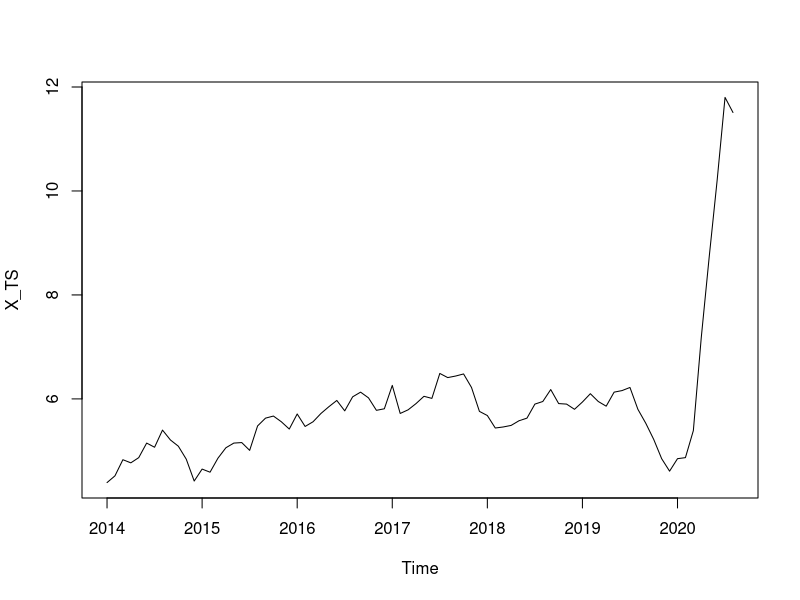
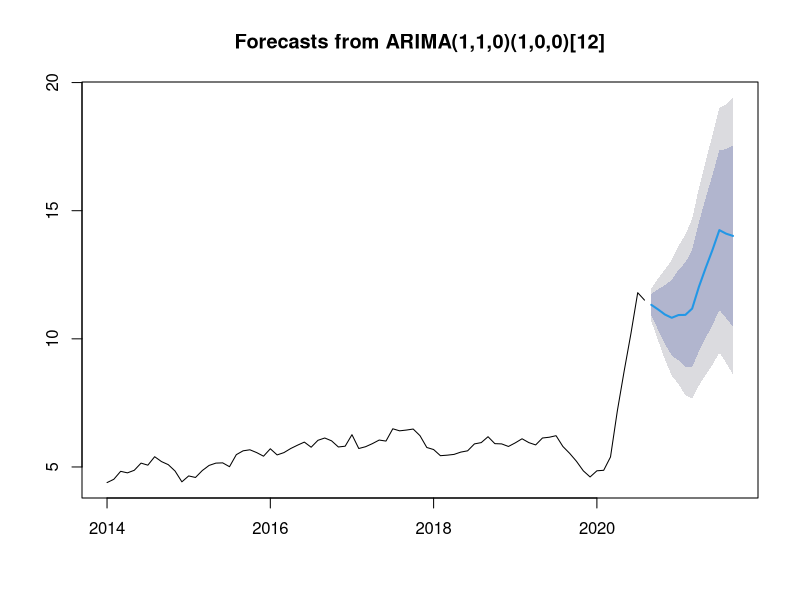

Here is the R script that generated these plots, in order:


data = read.csv('Timeseries Data.csv')


X = data[,2]

install.packages('forecast')
library(forecast)

X_TS  = ts(X, frequency = 12, start = c(2014,1))
plot(X_TS)


#x only
mod = auto.arima(X_TS)
result = data.frame(mod$fitted)
x_predict = forecast(mod, h = 13)


accuracy(x_predict)
plot(x_predict)


x_predict = data.frame(x_predict)
